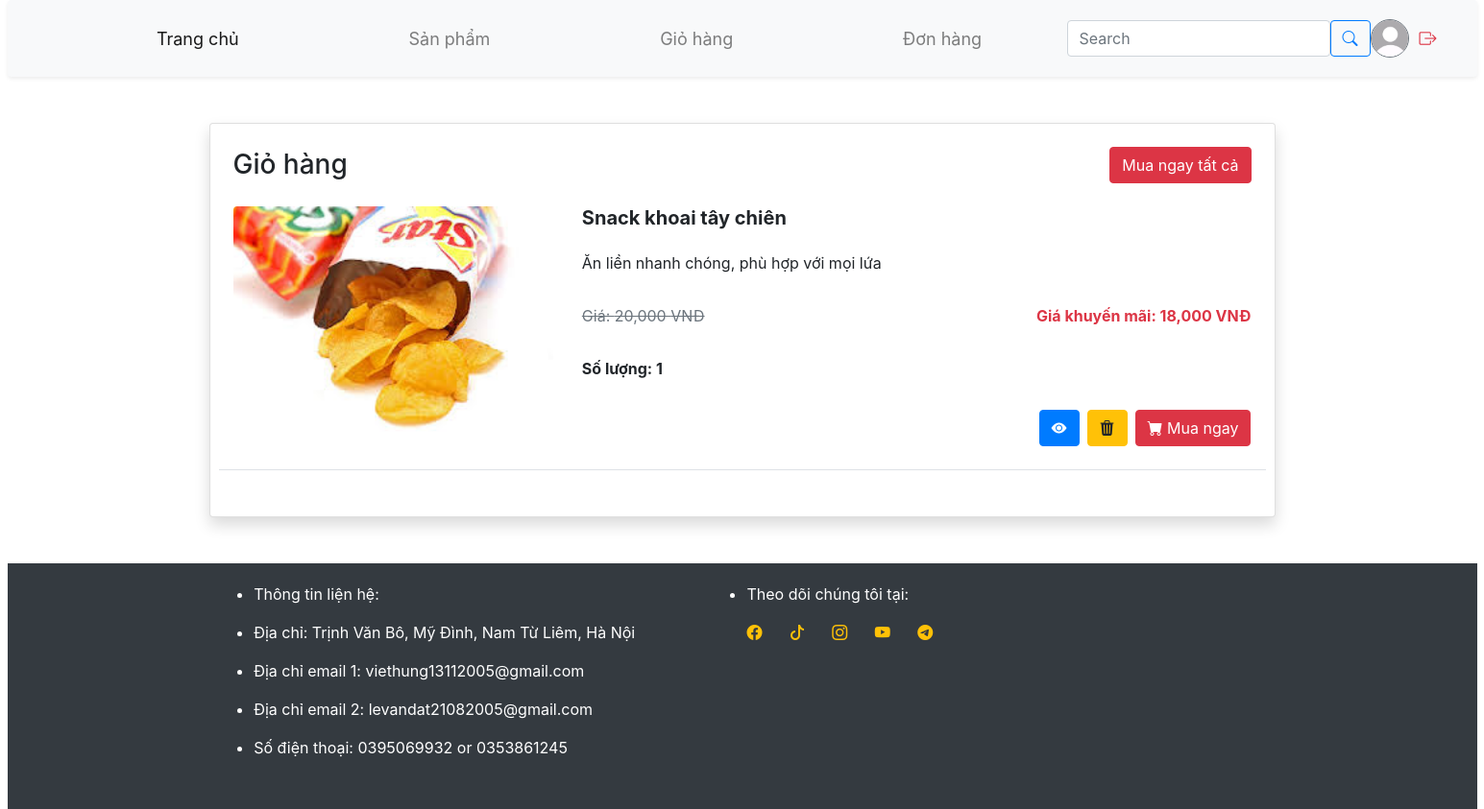
Page /client/?act=gio-hang (signed in) on the committed database.
### tables this page shows
CREATE TABLE `chi_tiet_gio_hangs` (
  `id` int NOT NULL,
  `gio_hang_id` int NOT NULL,
  `san_pham_id` int NOT NULL,
  `so_luong` int NOT NULL
);

CREATE TABLE `san_phams` (
  `id` int NOT NULL,
  `ten_san_pham` varchar(255) NOT NULL,
  `gia_san_pham` decimal(10,0) NOT NULL,
  `gia_khuyen_mai` decimal(10,0) NOT NULL,
  `hinh_anh` text,
  `so_luong` int NOT NULL,
  `luot_xem` int DEFAULT '0',
  `ngay_nhap` date NOT NULL,
  `mo_ta` text,
  `danh_muc_id` int NOT NULL,
  `trang_thai` varchar(50) NOT NULL
);

### client/controllers/clientGioHangController.php (called while the page is built, shortened)
<?php
class clientGioHangController{
    public $modelGioHang;
    public $modelSanPham;
    public function __construct()
    {
        $this->modelGioHang = new modelGioHang;
        $this->modelSanPham = new modelSanPham;
    }
    public function gioHang(){
        $tai_khoan_id = $this->modelSanPham->getIdClient($_SESSION['username']);
        $idGioHang = $this->modelGioHang->getIdGioHang($tai_khoan_id['id']);
        $listSanPham = $this->modelGioHang->getAllSanPham($idGioHang['id']);
        require './views/gioHang/gioHang.php';
    }
}

### commons/function.php (called while the page is built, shortened)
<?php
function connectDB() {
    $host = DB_HOST;
    $port = DB_PORT;
    $dbname = DB_NAME;
    try {
        $conn = new PDO("mysql:host=$host;port=$port;dbname=$dbname", DB_USERNAME, DB_PASSWORD);
        $conn->setAttribute(PDO::ATTR_ERRMODE, PDO::ERRMODE_EXCEPTION);
        $conn->setAttribute(PDO::ATTR_DEFAULT_FETCH_MODE, PDO::FETCH_ASSOC);
        return $conn;
    } catch (PDOException $e) {
        echo ("Connection failed: " . $e->getMessage());
    }
}

### client/models/modelSanPham.php (called while the page is built, shortened)
<?php
class modelSanPham{
    public $conn;
    public function __construct()
    {
        $this->conn = connectDB();
    }
    public function getIdClient($username){
        try{
            $sql = "SELECT id FROM tai_khoans
            WHERE ten_dang_nhap = :username";
            $stmt = $this->conn->prepare($sql);
            $stmt->execute([
                ':username' => $username,
            ]);
            return $stmt->fetch();
        }catch (Exception $e) {
            echo "ERROR" . $e->getMessage();
        }
    }
}

### client/models/modelGioHang.php (called while the page is built, shortened)
<?php
class modelGioHang{
    public $conn;
    public function __construct()
    {
        $this->conn = connectDB();
    }
    public function getIdGioHang($tai_khoan_id){
        try{
            $sql = "SELECT id FROM gio_hangs WHERE tai_khoan_id = :tai_khoan_id";
            $stmt = $this->conn->prepare($sql);
            $stmt->execute([
                ':tai_khoan_id' => $tai_khoan_id
            ]);
            return $stmt->fetch();
        }catch(Exception $e){
            echo "ERROR".$e->getMessage();
        }
    }
    public function getAllSanPham($gio_hang_id){
        try{
            $sql = "SELECT *,chi_tiet_gio_hangs.id,chi_tiet_gio_hangs.so_luong, san_phams.id as id_san_pham FROM chi_tiet_gio_hangs
            INNER JOIN san_phams on san_phams.id = chi_tiet_gio_hangs.san_pham_id
            WHERE gio_hang_id = :gio_hang_id";
            $stmt = $this->conn->prepare($sql);
            $stmt->execute([
                ':gio_hang_id' => $gio_hang_id
            ]);
            return $stmt->fetchAll();
        }catch(Exception $e){
            echo "ERROR".$e->getMessage();
        }
    }
}

### client/views/gioHang/gioHang.php (the view)
<?php
require './views/layout/header.php';
require './views/layout/navbar.php';
?>
<div class="container my-5">
    <?php if (empty($listSanPham)) { ?>
        <div class="alert alert-primary text-center">
            Chưa có sản phẩm trong giỏ hàng
        </div>
    <?php } else { ?>
        <div class="card p-4 shadow">
            <div class="d-flex justify-content-between align-items-center mb-4">
                <h3 class="mb-0">Giỏ hàng</h3>
                <a href="<?= BASE_URL_CLIENT . '?act=dat-hang' ?>" class="btn btn-danger">Mua ngay tất cả</a>
            </div>
            <?php foreach ($listSanPham as $sanPham) : ?>
                <div class="row mb-4 border-bottom pb-4">
                    <div class="col-md-4 text-center">
                        <a href="<?= BASE_URL_CLIENT . '?act=chi-tiet-san-pham&id=' . $sanPham['id_san_pham'] ?>">
                            <img src="<?= '.' . $sanPham['hinh_anh'] ?>" alt="<?= $sanPham['ten_san_pham'] ?>" class="img-fluid rounded" style="height: 250px; object-fit: cover;">
                        </a>
                    </div>
                    <div class="col-md-8 d-flex flex-column justify-content-between">
                        <h5 class="font-weight-bold"><?= $sanPham['ten_san_pham'] ?></h5>
                        <p><?= $sanPham['mo_ta'] ?></p>
                        <div class="d-flex justify-content-between">
                            <p class="text-muted" style="text-decoration: line-through;">Giá: <?= number_format($sanPham['gia_san_pham']) ?> VNĐ</p>
                            <p class="text-danger font-weight-bold">Giá khuyến mãi: <?= number_format($sanPham['gia_khuyen_mai']) ?> VNĐ</p>
                        </div>
                        <p><b>Số lượng: <?= $sanPham['so_luong'] ?></b></p>
                        <div class="d-flex justify-content-end">
                            <a href="<?= BASE_URL_CLIENT . '?act=chi-tiet-san-pham&id=' . $sanPham['id_san_pham'] ?>" class="btn btn-primary mr-2" title="Chi tiết sản phẩm"><i class="bi bi-eye-fill"></i></a>
                            <a href="<?= BASE_URL_CLIENT . '?act=delete-gio-hang&id=' . $sanPham['id'] ?>" onclick="return confirm('Bạn có chắc muốn xóa sản phẩm này không?')" class="btn btn-warning mr-2" title="Xóa sản phẩm"><i class="bi bi-trash3-fill"></i></a>
                            <a href="<?= BASE_URL_CLIENT . '?act=dat-hang&san_pham_id=' . $sanPham['id_san_pham'] ?>" class="btn btn-danger" title="Mua ngay"><i class="bi bi-cart-fill"></i> Mua ngay</a>
                        </div>
                    </div>
                </div>
            <?php endforeach; ?>
        </div>
    <?php } ?>
</div>
<?php require './views/layout/footer.php'; ?>

### client/assets/css/styleMain.css (style rules this page uses)
* { padding: 0; margin: 0; text-decoration: none; }
body { width: auto; }

### rows in the picture
chi_tiet_gio_hangs: san_pham.hinh_anh (picture), san_pham.ten_san_pham "Snack khoai tây chiên", san_pham.mo_ta "Ăn liền nhanh chóng, phù hợp với mọi lứa", san_pham.gia_san_pham "20,000", san_pham.gia_khuyen_mai "18,000", so_luong "1"
